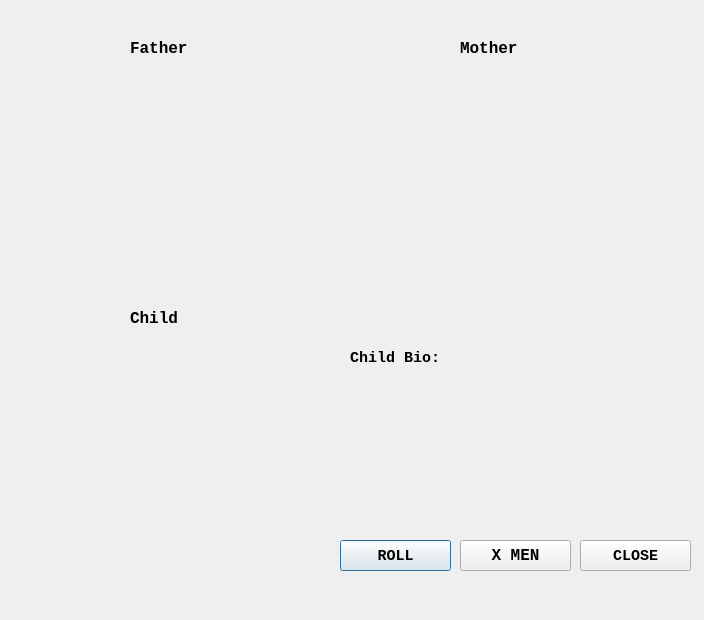
<?xml version="1.0" encoding="UTF-8"?>
<ui version="4.0">
 <class>Parent</class>
 <widget class="QDialog" name="Parent">
  <property name="geometry">
   <rect>
    <x>0</x>
    <y>0</y>
    <width>704</width>
    <height>620</height>
   </rect>
  </property>
  <property name="windowTitle">
   <string>Family Tree</string>
  </property>
  <widget class="QWidget" name="verticalLayoutWidget">
   <property name="geometry">
    <rect>
     <x>20</x>
     <y>60</y>
     <width>311</width>
     <height>241</height>
    </rect>
   </property>
   <layout class="QVBoxLayout" name="verticalLayout">
    <item>
     <widget class="QLabel" name="father_eye">
      <property name="text">
       <string/>
      </property>
     </widget>
    </item>
    <item>
     <widget class="QLabel" name="father_nose">
      <property name="text">
       <string/>
      </property>
     </widget>
    </item>
    <item>
     <widget class="QLabel" name="father_mouth">
      <property name="text">
       <string/>
      </property>
     </widget>
    </item>
   </layout>
  </widget>
  <widget class="QLabel" name="lbl_father_title">
   <property name="geometry">
    <rect>
     <x>130</x>
     <y>40</y>
     <width>131</width>
     <height>16</height>
    </rect>
   </property>
   <property name="font">
    <font>
     <family>Courier New</family>
     <pointsize>12</pointsize>
     <weight>75</weight>
     <bold>true</bold>
    </font>
   </property>
   <property name="text">
    <string>Father</string>
   </property>
  </widget>
  <widget class="QLabel" name="lbl_mother_title">
   <property name="geometry">
    <rect>
     <x>460</x>
     <y>40</y>
     <width>131</width>
     <height>16</height>
    </rect>
   </property>
   <property name="font">
    <font>
     <family>Courier New</family>
     <pointsize>12</pointsize>
     <weight>75</weight>
     <bold>true</bold>
    </font>
   </property>
   <property name="text">
    <string>Mother</string>
   </property>
  </widget>
  <widget class="QWidget" name="verticalLayoutWidget_2">
   <property name="geometry">
    <rect>
     <x>350</x>
     <y>60</y>
     <width>311</width>
     <height>241</height>
    </rect>
   </property>
   <layout class="QVBoxLayout" name="verticalLayout_2">
    <item>
     <widget class="QLabel" name="mother_eye">
      <property name="text">
       <string/>
      </property>
     </widget>
    </item>
    <item>
     <widget class="QLabel" name="mother_nose">
      <property name="text">
       <string/>
      </property>
     </widget>
    </item>
    <item>
     <widget class="QLabel" name="mother_mouth">
      <property name="text">
       <string/>
      </property>
     </widget>
    </item>
   </layout>
  </widget>
  <widget class="QWidget" name="verticalLayoutWidget_3">
   <property name="geometry">
    <rect>
     <x>20</x>
     <y>330</y>
     <width>311</width>
     <height>241</height>
    </rect>
   </property>
   <layout class="QVBoxLayout" name="verticalLayout_3">
    <item>
     <widget class="QLabel" name="child_mutate">
      <property name="text">
       <string/>
      </property>
     </widget>
    </item>
    <item>
     <widget class="QLabel" name="child_eye">
      <property name="text">
       <string/>
      </property>
     </widget>
    </item>
    <item>
     <widget class="QLabel" name="child_nose">
      <property name="text">
       <string/>
      </property>
     </widget>
    </item>
    <item>
     <widget class="QLabel" name="child_mouth">
      <property name="text">
       <string/>
      </property>
     </widget>
    </item>
   </layout>
  </widget>
  <widget class="QLabel" name="lbl_child_title">
   <property name="geometry">
    <rect>
     <x>130</x>
     <y>310</y>
     <width>131</width>
     <height>16</height>
    </rect>
   </property>
   <property name="font">
    <font>
     <family>Courier New</family>
     <pointsize>12</pointsize>
     <weight>75</weight>
     <bold>true</bold>
    </font>
   </property>
   <property name="text">
    <string>Child</string>
   </property>
  </widget>
  <widget class="QPushButton" name="btn_newChild">
   <property name="geometry">
    <rect>
     <x>340</x>
     <y>540</y>
     <width>111</width>
     <height>31</height>
    </rect>
   </property>
   <property name="font">
    <font>
     <family>Courier New</family>
     <pointsize>11</pointsize>
     <weight>75</weight>
     <bold>true</bold>
    </font>
   </property>
   <property name="text">
    <string>ROLL</string>
   </property>
  </widget>
  <widget class="QPushButton" name="btn_mutateChild">
   <property name="geometry">
    <rect>
     <x>460</x>
     <y>540</y>
     <width>111</width>
     <height>31</height>
    </rect>
   </property>
   <property name="font">
    <font>
     <family>Courier New</family>
     <pointsize>12</pointsize>
     <weight>75</weight>
     <bold>true</bold>
    </font>
   </property>
   <property name="text">
    <string>X MEN</string>
   </property>
  </widget>
  <widget class="QPushButton" name="btn_close">
   <property name="geometry">
    <rect>
     <x>580</x>
     <y>540</y>
     <width>111</width>
     <height>31</height>
    </rect>
   </property>
   <property name="font">
    <font>
     <family>Courier New</family>
     <pointsize>11</pointsize>
     <weight>75</weight>
     <bold>true</bold>
    </font>
   </property>
   <property name="text">
    <string>CLOSE</string>
   </property>
  </widget>
  <widget class="QLabel" name="lbl_childbio">
   <property name="geometry">
    <rect>
     <x>350</x>
     <y>350</y>
     <width>191</width>
     <height>16</height>
    </rect>
   </property>
   <property name="font">
    <font>
     <family>Courier New</family>
     <pointsize>11</pointsize>
     <weight>75</weight>
     <bold>true</bold>
    </font>
   </property>
   <property name="text">
    <string>Child Bio: </string>
   </property>
  </widget>
  <widget class="QLabel" name="lbl_speak">
   <property name="geometry">
    <rect>
     <x>350</x>
     <y>370</y>
     <width>331</width>
     <height>161</height>
    </rect>
   </property>
   <property name="font">
    <font>
     <family>Courier New</family>
     <pointsize>10</pointsize>
     <weight>50</weight>
     <bold>false</bold>
    </font>
   </property>
   <property name="text">
    <string/>
   </property>
  </widget>
 </widget>
 <resources/>
 <connections/>
</ui>
